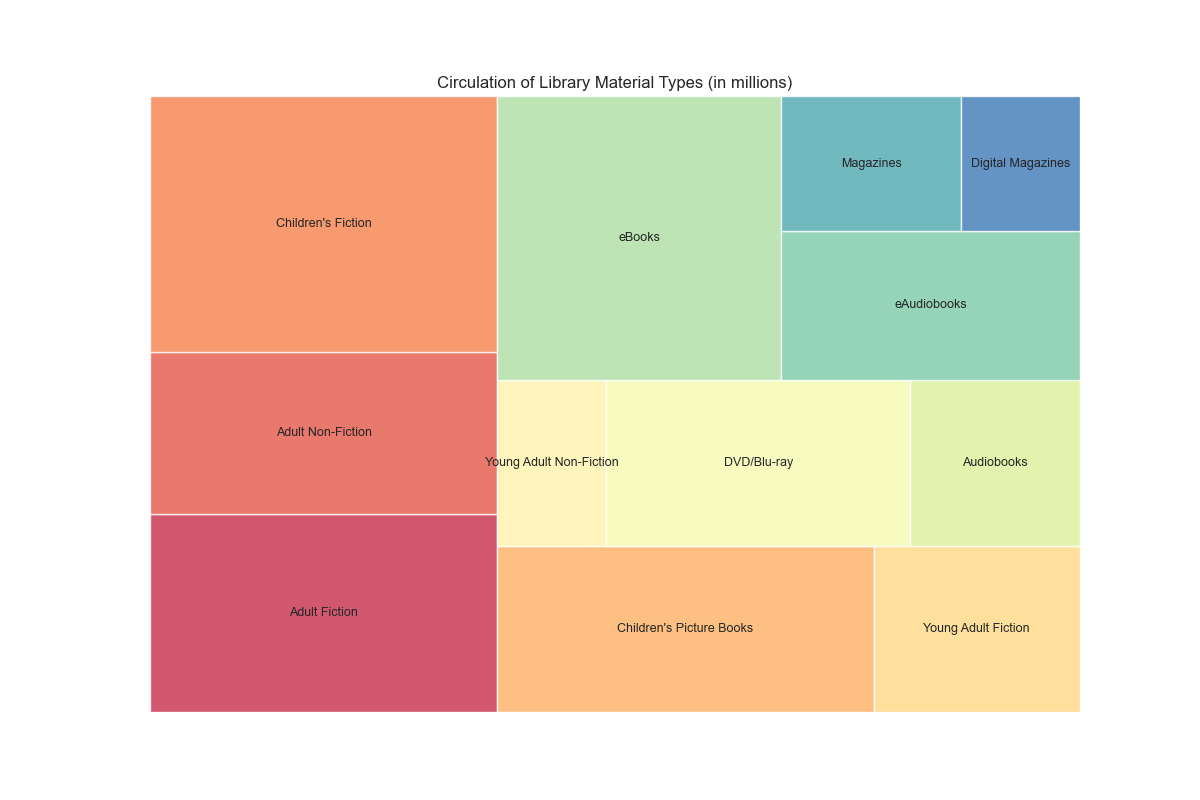

Recreate this plot in Python.

import matplotlib.pyplot as plt
import pandas as pd
import squarify

# Seaborn for color palettes
import seaborn as sns

# Your data
data = [
    {'Material Type': 'Adult Fiction', 'Circulation (in millions)': 34},
    {'Material Type': 'Adult Non-Fiction', 'Circulation (in millions)': 28},
    {'Material Type': "Children's Fiction", 'Circulation (in millions)': 44},
    {'Material Type': "Children's Picture Books", 'Circulation (in millions)': 31},
    {'Material Type': 'Young Adult Fiction', 'Circulation (in millions)': 17},
    {'Material Type': 'Young Adult Non-Fiction', 'Circulation (in millions)': 9},
    {'Material Type': 'DVD/Blu-ray', 'Circulation (in millions)': 25},
    {'Material Type': 'Audiobooks', 'Circulation (in millions)': 14},
    {'Material Type': 'eBooks', 'Circulation (in millions)': 40},
    {'Material Type': 'eAudiobooks', 'Circulation (in millions)': 22},
    {'Material Type': 'Magazines', 'Circulation (in millions)': 12},
    {'Material Type': 'Digital Magazines', 'Circulation (in millions)': 8},
]

# Create a DataFrame
df = pd.DataFrame(data)

# Use a seaborn color palette with as many colors as categories
cmap = sns.color_palette("Spectral", n_colors=len(df['Material Type']))
plt.figure(figsize=(12, 8))

# Create a squarify treemap
squarify.plot(sizes=df['Circulation (in millions)'],
              label=df['Material Type'],
              color=cmap,
              alpha=0.8,
              text_kwargs={'fontsize': 9})

plt.title('Circulation of Library Material Types (in millions)')
plt.axis('off')
plt.show()
